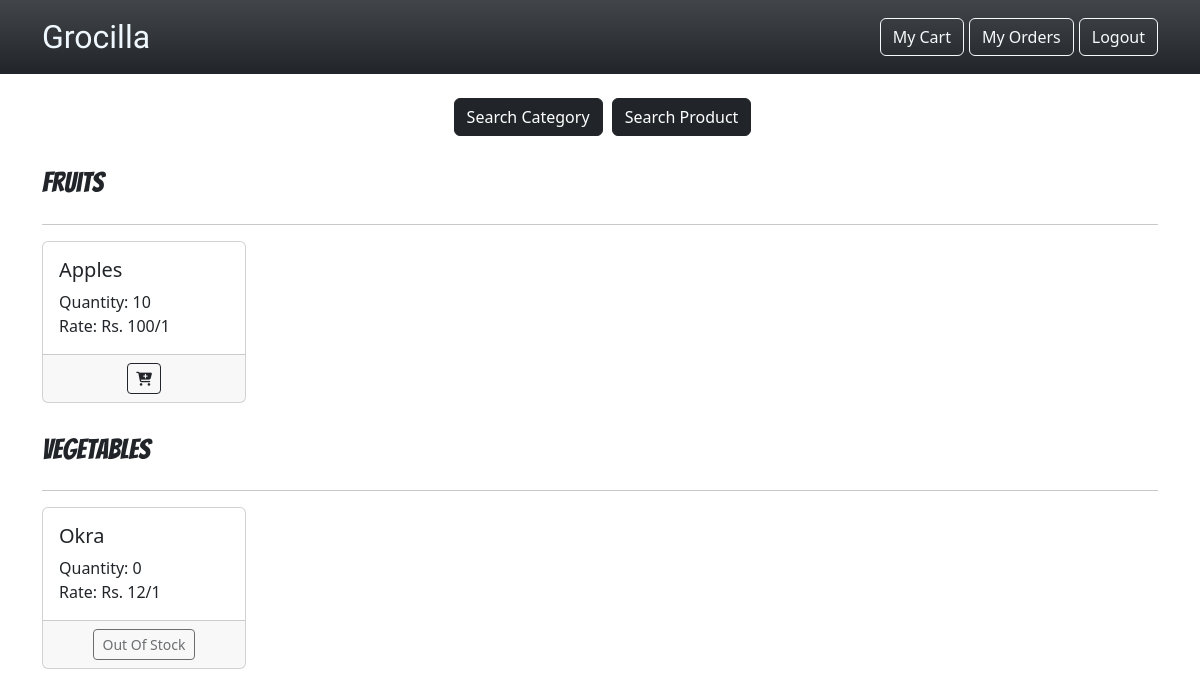
Before: / (signed in) with the older database file.
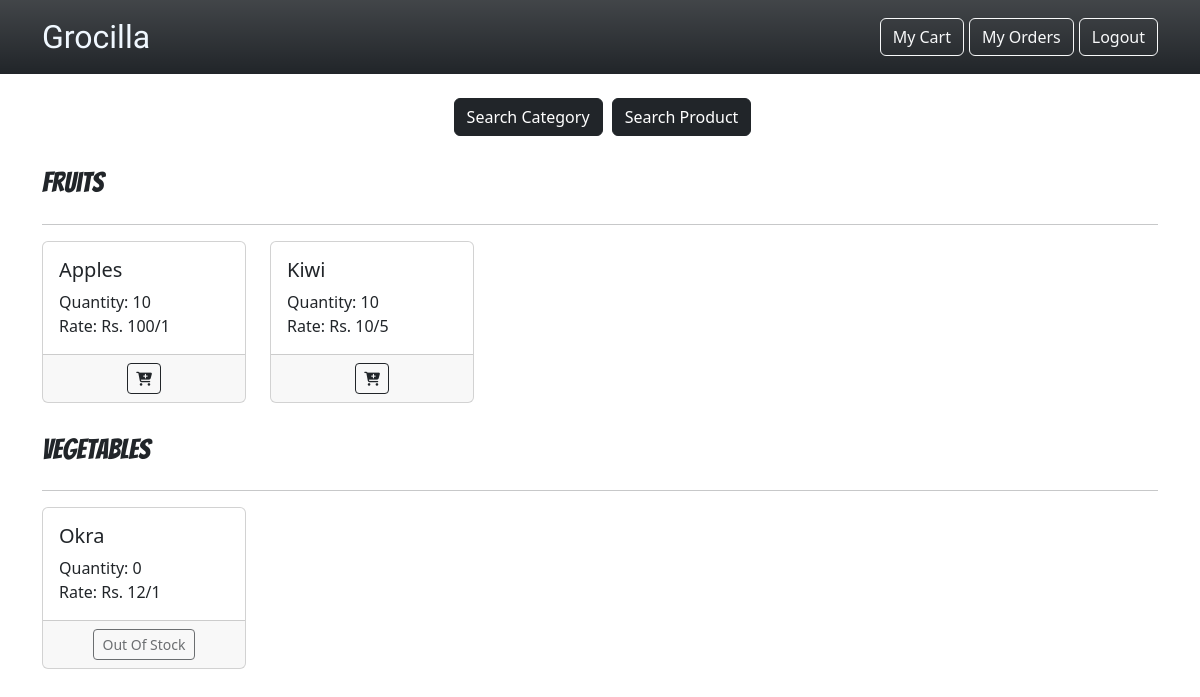
After: the same page with the newer database file.
### webapp/models.py (models this page shows)
class Category(db.Model):
    __tablename__ = "categories"
    cid = db.Column(db.Integer, primary_key = True)
    cname = db.Column(db.String(150), unique=True)
    products = db.relationship("Product", backref = "category", cascade = "all, delete", passive_deletes = True)

class Product(db.Model):
    __tablename__ = "products"
    pid = db.Column(db.Integer, primary_key = True)
    pname = db.Column(db.String(50), unique=True)
    manf_date = db.Column(db.Date)
    exp_date = db.Column(db.Date)
    unit = db.Column(db.String(10))
    rateperunit = db.Column(db.Integer)
    quantity = db.Column(db.Integer)
    category_id = db.Column(db.Integer, db.ForeignKey("categories.cid", ondelete = "CASCADE"))
    bookings = db.relationship("Booking", backref = "product", cascade = "all, delete", passive_deletes = True)

### webapp/views.py (the view)
@views.route("/")
@user_required
@login_required
def user_dashboard():
    categories = Category.query.all()
    products = Product.query.all()
    return render_template("user_dashboard.html", user=current_user, categories = categories, products = products)

### webapp/views.py (called while the page is built)
def user_required(func):
    @wraps(func)
    def decorated_function(*args, **kwargs):
        if not current_user.is_authenticated:
            if current_user.role != 'user':
                flash('You need to be logged in as a user to access this page!', category='error')
                return redirect(url_for('auth.user_login'))
        return func(*args, **kwargs)
    return decorated_function

### webapp/templates/user_dashboard.html (shortened to what this page needs)
{% extends "user_base.html" %}
{% block body %}
<div class="text-center my-4" >
    <button class="btn btn-dark" style="margin-left: 5px" data-bs-toggle="modal" data-bs-target="#SearchCategoryModal">Search Category</button>
    <button class="btn btn-dark" style="margin-left: 5px" data-bs-toggle="modal" data-bs-target="#SearchProductModal">Search Product</button>
</div>
    {% for category in categories %}
    <div class="container mb-4">
        <div class="row">
            <h5 class="col-3" style="margin-top: 6px; font-family: 'Bangers';font-size: 28px;">{{ category["cname"] }}</h5>
        </div>
        <hr>
        <div class="row row-cols-2 row-cols-md-3 row-cols-lg-5  g-4">
            {% for product in category['products'] %}
            <div class="col">
                <div class="card h-100">
                <div class="card-body">
                    <h5 class="card-title">{{ product['pname'] }}</h5>
                    Quantity: {{ product['quantity'] }} <br>
                    Rate: Rs. {{ product['rateperunit'] }}/{{ product['unit'] }}
                </div>
                <div class="card-footer d-flex justify-content-center">
                    {% if product['quantity']>0 %}
                    <button class="btn btn-outline-dark btn-sm mx-2" type="button" data-bs-toggle="modal" data-bs-target="#{{ product['pid'] }}AddToCartModal"><i class="fa-solid fa-cart-plus"></i></button>
                    {% else %}
                    <button class="btn btn-outline-dark btn-sm mx-2 " type="button" disabled>Out Of Stock</button>
                    {% endif %}
                </div>
                </div>
            </div>
            {% endfor %}
        </div>
    </div>
    {% endfor %}
{% endblock body %}

Changed rows visible on the page:
added Product: pname "Kiwi", quantity "10", rateperunit "10", unit "5", shown under Category "Fruits"
